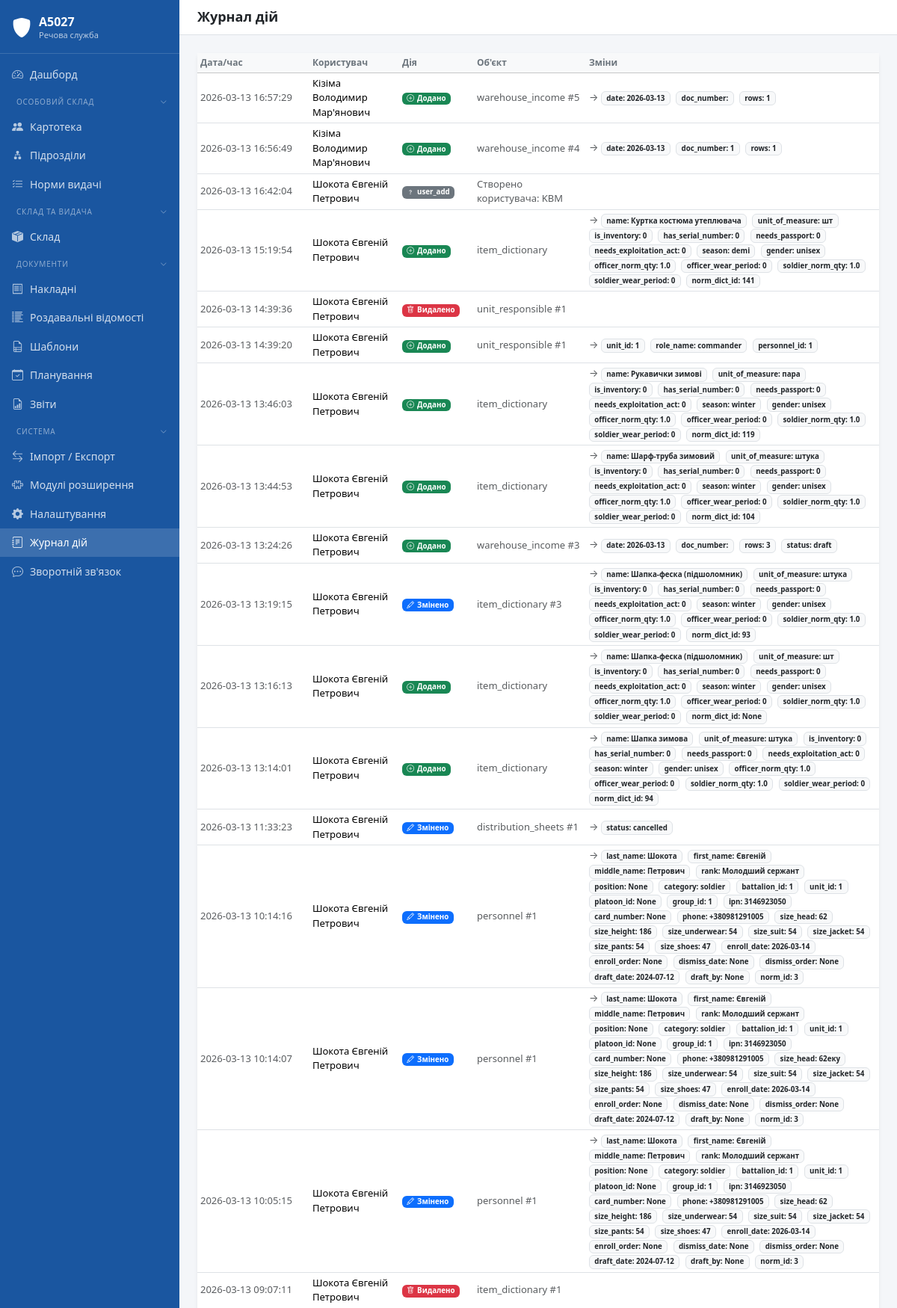
/audit/ (signed in, upper part), run on the app's committed database.
### tables this page shows
CREATE TABLE settings (
            key TEXT PRIMARY KEY,
            value TEXT NOT NULL DEFAULT '',
            updated_at TEXT NOT NULL DEFAULT (datetime('now','localtime'))
        );

CREATE TABLE audit_log (
            id INTEGER PRIMARY KEY AUTOINCREMENT,
            user_id INTEGER REFERENCES users(id),
            action TEXT NOT NULL,
            table_name TEXT NOT NULL,
            record_id INTEGER,
            old_data TEXT,
            new_data TEXT,
            created_at TEXT NOT NULL DEFAULT (datetime('now','localtime'))
        );

CREATE TABLE users (
            id INTEGER PRIMARY KEY AUTOINCREMENT,
            username TEXT NOT NULL UNIQUE,
            password_hash TEXT NOT NULL,
            full_name TEXT NOT NULL,
            role_id INTEGER NOT NULL REFERENCES roles(id),
            is_active INTEGER NOT NULL DEFAULT 1,
            created_at TEXT NOT NULL DEFAULT (datetime('now','localtime'))
        , theme TEXT NOT NULL DEFAULT 'default');

### main.py (the view)
@app.route("/audit/")
@login_required
def audit_log():
    from core.audit import get_audit_log
    page = request.args.get("page", 1, type=int)
    limit = 100
    offset = (page - 1) * limit
    rows = get_audit_log(limit=limit, offset=offset)
    return render_template("audit.html", rows=rows, page=page)

### templates/audit.html (shortened to what this page needs)
{% extends "base.html" %}
{% block page_title %}Журнал дій{% endblock %}
{% block content %}
<div class="card border-0 shadow-sm">
    <div class="card-body p-0">
        <div class="table-responsive">
            <table class="table table-sm table-hover mb-0 align-middle">
                <thead class="table-light">
                    <tr>
                        <th style="width:150px">Дата/час</th>
                        <th style="width:120px">Користувач</th>
                        <th style="width:100px">Дія</th>
                        <th style="width:150px">Об'єкт</th>
                        <th>Зміни</th>
                    </tr>
                </thead>
                <tbody>
                    {% for r in rows %}
                    <tr>
                        <td class="text-muted small">{{ r.created_at }}</td>
                        <td class="small">{{ r.user_full_name or r.username or '—' }}</td>
                        <td>
                            {% set action_labels = {
                                'add': ('success', 'plus-circle', 'Додано'),
                                'edit': ('primary', 'pencil', 'Змінено'),
                                'delete': ('danger', 'trash', 'Видалено'),
                                'move': ('warning', 'arrows-move', 'Переміщено'),
                                'status_change': ('info', 'arrow-repeat', 'Статус'),
                            } %}
                            {% set ac = action_labels.get(r.action, ('secondary', 'question', r.action)) %}
                            <span class="badge bg-{{ ac[0] }}">
                                <i class="bi bi-{{ ac[1] }} me-1"></i>{{ ac[2] }}
                            </span>
                        </td>
                        <td class="small text-muted">
                            {{ r.table_name }}
                            {% if r.record_id %}#{{ r.record_id }}{% endif %}
                        </td>
                        <td class="small">
                            {% if r.new_data %}
                            <span class="text-muted">→ </span>
                            {% set nd = r.new_data | fromjson_dict %}
                            {% for k, v in nd.items() %}
                            <span class="badge bg-light text-dark border me-1">{{ k }}: {{ v }}</span>
                            {% endfor %}
                            {% endif %}
                        </td>
                    </tr>
                    {% else %}
                    <tr>
                        <td colspan="5" class="text-center text-muted py-4">Журнал порожній</td>
                    </tr>
                    {% endfor %}
                </tbody>
            </table>
        </div>
    </div>
</div>
{% endblock %}

### templates/base.html (shortened to what this page needs)
<!DOCTYPE html>
<html lang="uk">
<head>
    <link rel="stylesheet" href="{{ url_for('static', filename='css/bootstrap.min.css') }}">
    <link rel="stylesheet" href="{{ url_for('static', filename='css/bootstrap-icons.min.css') }}">
    <link rel="stylesheet" href="{{ url_for('static', filename='css/main.css') }}">
    <link rel="stylesheet" href="{{ url_for('static', filename='css/theme-' ~ (session.get('theme') or 'default') ~ '.css') }}">
</head>
<body>
<div class="app-wrapper">
    <nav class="app-sidebar">
        <a class="sidebar-brand" href="{{ url_for('dashboard') }}">
            <i class="bi bi-shield-fill sidebar-brand-icon"></i>
            <div class="sidebar-brand-text">
                <div class="title">{{ unit_name }}</div>
                <div class="subtitle">Речова служба</div>
            </div>
        </a>
        {%- set _in_docs = request.blueprint in ('invoices','rv','doc_templates','planning','reports') %}
        {%- set _in_plugins = plugin_menu_items and request.path and plugin_menu_items | selectattr('url') | list | length > 0 %}
        {%- set _sidebar_extra = slot('sidebar.items') %}
        {%- set _in_extra = _sidebar_extra and _sidebar_extra | length > 0 %}
        {%- set _in_system = request.blueprint in ('import_export','plugins','settings','audit') or request.path.startswith('/settings/') or request.path.startswith('/audit/') %}
        <ul class="nav flex-column sidebar-nav">
            <li class="nav-item">
                <a class="nav-link {% if request.endpoint == 'dashboard' %}active{% endif %}"
                   href="{{ url_for('dashboard') }}">
                    <i class="bi bi-speedometer2"></i> Дашборд
                </a>
            </li>
            <li>
                <button class="nav-section-toggle" data-section="os">
                    <span>Особовий склад</span>
                    <i class="bi bi-chevron-down nav-section-chevron"></i>
                </button>
            </li>
            <li class="nav-section-body" data-section-body="os">
                <ul class="nav flex-column">
                    <li class="nav-item">
                        <a class="nav-link {% if request.blueprint == 'personnel' %}active{% endif %}"
                           href="/personnel/">
                            <i class="bi bi-people-fill"></i> Картотека
                        </a>
                    </li>
                    <li class="nav-item">
                        <a class="nav-link {% if request.path == '/units/' or request.path.startswith('/units/') %}active{% endif %}"
                           href="/units/">
                            <i class="bi bi-diagram-2-fill"></i> Підрозділи
                        </a>
                    </li>
                    <li class="nav-item">
                        <a class="nav-link {% if request.blueprint == 'supply_norms' %}active{% endif %}"
                           href="/supply-norms/">
                            <i class="bi bi-list-check"></i> Норми видачі
                        </a>
                    </li>
                </ul>
            </li>
            <li>
                <button class="nav-section-toggle" data-section="sklad">
                    <span>Склад та видача</span>
                    <i class="bi bi-chevron-down nav-section-chevron"></i>
                </button>
            </li>
            <li class="nav-section-body" data-section-body="sklad">
                <ul class="nav flex-column">
                    <li class="nav-item">
                        <a class="nav-link {% if request.blueprint == 'warehouse' %}active{% endif %}"
                           href="/warehouse/">
                            <i class="bi bi-box-seam-fill"></i> Склад
                        </a>
                    </li>
                </ul>
            </li>
            <li>
                <button class="nav-section-toggle" data-section="docs"
                        {% if _in_docs %}data-default-open="1"{% endif %}>
                    <span>Документи</span>
                    <i class="bi bi-chevron-down nav-section-chevron"></i>
                </button>
            </li>
            <li class="nav-section-body" data-section-body="docs">
                <ul class="nav flex-column">
                    <li class="nav-item">
                        <a class="nav-link {% if request.blueprint == 'invoices' %}active{% endif %}"
                           href="/invoices/">
                            <i class="bi bi-receipt"></i> Накладні
                        </a>
                    </li>
                    <li class="nav-item">
                        <a class="nav-link {% if request.blueprint == 'rv' %}active{% endif %}"
                           href="/rv/">
                            <i class="bi bi-list-columns-reverse"></i> Роздавальні відомості
                        </a>
                    </li>
                    <li class="nav-item">
                        <a class="nav-link {% if request.blueprint == 'doc_templates' %}active{% endif %}"
                           href="/doc-templates/">
                            <i class="bi bi-file-earmark-ruled"></i> Шаблони
                        </a>
                    </li>
                    <li class="nav-item">
                        <a class="nav-link {% if request.blueprint == 'planning' %}active{% endif %}"
                           href="{{ url_for('planning.index') }}">
                            <i class="bi bi-calendar-check"></i> Планування
                        </a>
                    </li>
                    <li class="nav-item">
                        <a class="nav-link {% if request.blueprint == 'reports' %}active{% endif %}"
                           href="{{ url_for('reports.index') }}">
                            <i class="bi bi-file-earmark-bar-graph"></i> Звіти
                        </a>
                    </li>
                </ul>
            </li>
            <li>
                <button class="nav-section-toggle" data-section="system"
                        {% if _in_system %}data-default-open="1"{% endif %}>
                    <span>Система</span>
                    <i class="bi bi-chevron-down nav-section-chevron"></i>
                </button>
            </li>
            <li class="nav-section-body" data-section-body="system">
                <ul class="nav flex-column">
                    <li class="nav-item">
                        <a class="nav-link {% if request.blueprint == 'import_export' %}active{% endif %}"
                           href="{{ url_for('import_export.index') }}">
                            <i class="bi bi-arrow-left-right"></i> Імпорт / Експорт
                        </a>
                    </li>
                    <li class="nav-item">
                        <a class="nav-link {% if request.blueprint == 'plugins' %}active{% endif %}"
                           href="{{ url_for('plugins.index') }}">
                            <i class="bi bi-puzzle"></i> Модулі розширення
                        </a>
                    </li>
                    <li class="nav-item">
                        <a class="nav-link {% if request.path.startswith('/settings/') %}active{% endif %}"
                           href="/settings/">
                            <i class="bi bi-gear-fill"></i> Налаштування
                        </a>
                    </li>
                    <li class="nav-item">
                        <a class="nav-link {% if request.path.startswith('/audit/') %}active{% endif %}"
                           href="/audit/">
                            <i class="bi bi-journal-text"></i> Журнал дій
                        </a>
                    </li>
                    <li class="nav-item">
                        <a class="nav-link {% if request.path.startswith('/feedback') %}active{% endif %}"
                           href="/feedback/">
                            <i class="bi bi-chat-dots"></i> Зворотній зв'язок
                        </a>
                    </li>
                </ul>
            </li>
        </ul>
    </nav>
    <div class="app-main">
        <div class="app-topbar">
            <h1>{% block page_title %}{% endblock %}</h1>
        </div>
        <div class="app-content">
            {% block content %}{% endblock %}
        </div>
    </div>
</div>
</body>
</html>

### data on the page
settings: value "А5027"
audit_log: created_at "2026-03-13 16:57:29", full_name "Кізіма Володимир Мар'янович", ac "Додано", table_name "warehouse_income", record_id "5", nd "date" "doc_number" "rows", nd "2026-03-13" "1"
audit_log: created_at "2026-03-13 16:56:49", full_name "Кізіма Володимир Мар'янович", ac "Додано", table_name "warehouse_income", record_id "4", nd "date" "doc_number" "rows", nd "2026-03-13" "1" "1"
audit_log: created_at "2026-03-13 16:42:04", full_name "Шокота Євгеній Петрович", action "user_add", table_name "Створено користувача: KBM"
audit_log: created_at "2026-03-13 15:19:54", full_name "Шокота Євгеній Петрович", ac "Додано", table_name "item_dictionary", nd "name" "unit_of_measure" "is_inventory" "has_serial_number" "needs_passport" "needs_exploitation_act" "season" "gender" "officer_norm_qty" "officer_wear_period" "soldier_norm_qty" "soldier_wear_period" "norm_dict_id", nd "Куртка костюма утеплювача" "шт" "0" "0" "0" "0" "demi" "unisex" "1.0" "0" "1.0" "0" "141"
audit_log: created_at "2026-03-13 14:39:36", full_name "Шокота Євгеній Петрович", ac "Видалено", table_name "unit_responsible", record_id "1"
audit_log: created_at "2026-03-13 14:39:20", full_name "Шокота Євгеній Петрович", ac "Додано", table_name "unit_responsible", record_id "1", nd "unit_id" "role_name" "personnel_id", nd "1" "commander" "1"
audit_log: created_at "2026-03-13 13:46:03", full_name "Шокота Євгеній Петрович", ac "Додано", table_name "item_dictionary", nd "name" "unit_of_measure" "is_inventory" "has_serial_number" "needs_passport" "needs_exploitation_act" "season" "gender" "officer_norm_qty" "officer_wear_period" "soldier_norm_qty" "soldier_wear_period" "norm_dict_id", nd "Рукавички зимові" "пара" "0" "0" "0" "0" "winter" "unisex" "1.0" "0" "1.0" "0" "119"
audit_log: created_at "2026-03-13 13:44:53", full_name "Шокота Євгеній Петрович", ac "Додано", table_name "item_dictionary", nd "name" "unit_of_measure" "is_inventory" "has_serial_number" "needs_passport" "needs_exploitation_act" "season" "gender" "officer_norm_qty" "officer_wear_period" "soldier_norm_qty" "soldier_wear_period" "norm_dict_id", nd "Шарф-труба зимовий" "штука" "0" "0" "0" "0" "winter" "unisex" "1.0" "0" "1.0" "0" "104"
audit_log: created_at "2026-03-13 13:24:26", full_name "Шокота Євгеній Петрович", ac "Додано", table_name "warehouse_income", record_id "3", nd "date" "doc_number" "rows" "status", nd "2026-03-13" "3" "draft"
audit_log: created_at "2026-03-13 13:19:15", full_name "Шокота Євгеній Петрович", ac "Змінено", table_name "item_dictionary", record_id "3", nd "name" "unit_of_measure" "is_inventory" "has_serial_number" "needs_passport" "needs_exploitation_act" "season" "gender" "officer_norm_qty" "officer_wear_period" "soldier_norm_qty" "soldier_wear_period" "norm_dict_id", nd "Шапка-феска (підшоломник)" "штука" "0" "0" "0" "0" "winter" "unisex" "1.0" "0" "1.0" "0" "93"
audit_log: created_at "2026-03-13 13:16:13", full_name "Шокота Євгеній Петрович", ac "Додано", table_name "item_dictionary", nd "name" "unit_of_measure" "is_inventory" "has_serial_number" "needs_passport" "needs_exploitation_act" "season" "gender" "officer_norm_qty" "officer_wear_period" "soldier_norm_qty" "soldier_wear_period" "norm_dict_id", nd "Шапка-феска (підшоломник)" "шт" "0" "0" "0" "0" "winter" "unisex" "1.0" "0" "1.0" "0" "None"
audit_log: created_at "2026-03-13 13:14:01", full_name "Шокота Євгеній Петрович", ac "Додано", table_name "item_dictionary", nd "name" "unit_of_measure" "is_inventory" "has_serial_number" "needs_passport" "needs_exploitation_act" "season" "gender" "officer_norm_qty" "officer_wear_period" "soldier_norm_qty" "soldier_wear_period" "norm_dict_id", nd "Шапка зимова" "штука" "0" "0" "0" "0" "winter" "unisex" "1.0" "0" "1.0" "0" "94"
audit_log: created_at "2026-03-13 11:33:23", full_name "Шокота Євгеній Петрович", ac "Змінено", table_name "distribution_sheets", record_id "1", nd "status", nd "cancelled"
audit_log: created_at "2026-03-13 10:14:16", full_name "Шокота Євгеній Петрович", ac "Змінено", table_name "personnel", record_id "1", nd "last_name" "first_name" "middle_name" "rank" "position" "category" "battalion_id" "unit_id" "platoon_id" "group_id" "ipn" "card_number" "phone" "size_head" "size_height" "size_underwear" "size_suit" "size_jacket" "size_pants" "size_shoes" "enroll_date" "enroll_order" "dismiss_date" "dismiss_order" "draft_date" "draft_by" "norm_id", nd "Шокота" "Євгеній" "Петрович" "Молодший сержант" "None" "soldier" "1" "1" "None" "1" "3146923050" "None" "+380981291005" "62" "186" "54" "54" "54" "54" "47" "2026-03-14" "None" "None" "None" "2024-07-12" "None" "3"
audit_log: created_at "2026-03-13 10:14:07", full_name "Шокота Євгеній Петрович", ac "Змінено", table_name "personnel", record_id "1", nd "last_name" "first_name" "middle_name" "rank" "position" "category" "battalion_id" "unit_id" "platoon_id" "group_id" "ipn" "card_number" "phone" "size_head" "size_height" "size_underwear" "size_suit" "size_jacket" "size_pants" "size_shoes" "enroll_date" "enroll_order" "dismiss_date" "dismiss_order" "draft_date" "draft_by" "norm_id", nd "Шокота" "Євгеній" "Петрович" "Молодший сержант" "None" "soldier" "1" "1" "None" "1" "3146923050" "None" "+380981291005" "62еку" "186" "54" "54" "54" "54" "47" "2026-03-14" "None" "None" "None" "2024-07-12" "None" "3"
audit_log: created_at "2026-03-13 10:05:15", full_name "Шокота Євгеній Петрович", ac "Змінено", table_name "personnel", record_id "1", nd "last_name" "first_name" "middle_name" "rank" "position" "category" "battalion_id" "unit_id" "platoon_id" "group_id" "ipn" "card_number" "phone" "size_head" "size_height" "size_underwear" "size_suit" "size_jacket" "size_pants" "size_shoes" "enroll_date" "enroll_order" "dismiss_date" "dismiss_order" "draft_date" "draft_by" "norm_id", nd "Шокота" "Євгеній" "Петрович" "Молодший сержант" "None" "soldier" "1" "1" "None" "1" "3146923050" "None" "+380981291005" "62" "186" "54" "54" "54" "54" "47" "2026-03-14" "None" "None" "None" "2024-07-12" "None" "3"
audit_log: created_at "2026-03-13 09:07:11", full_name "Шокота Євгеній Петрович", ac "Видалено", table_name "item_dictionary", record_id "1"
